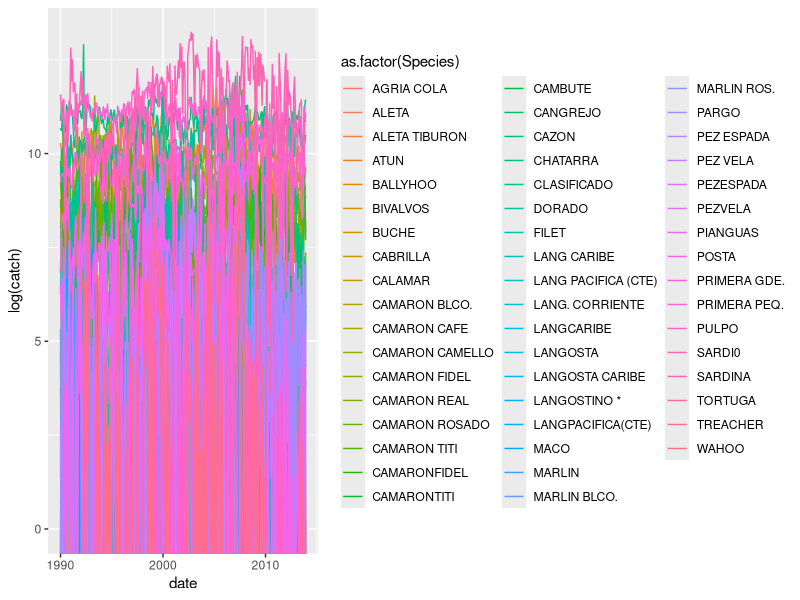
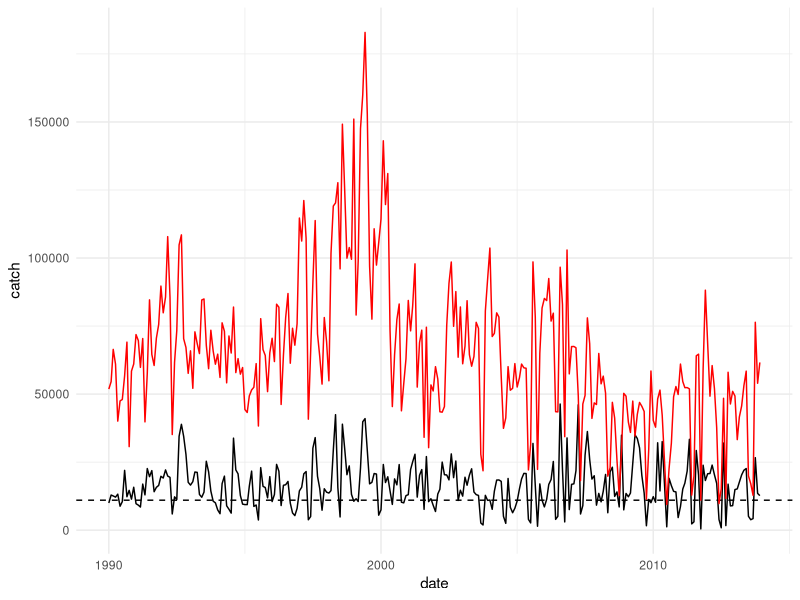
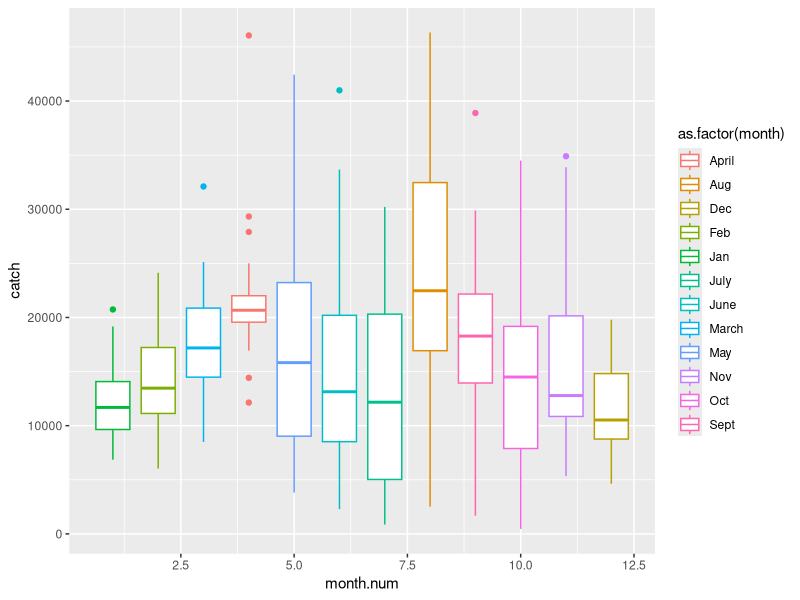
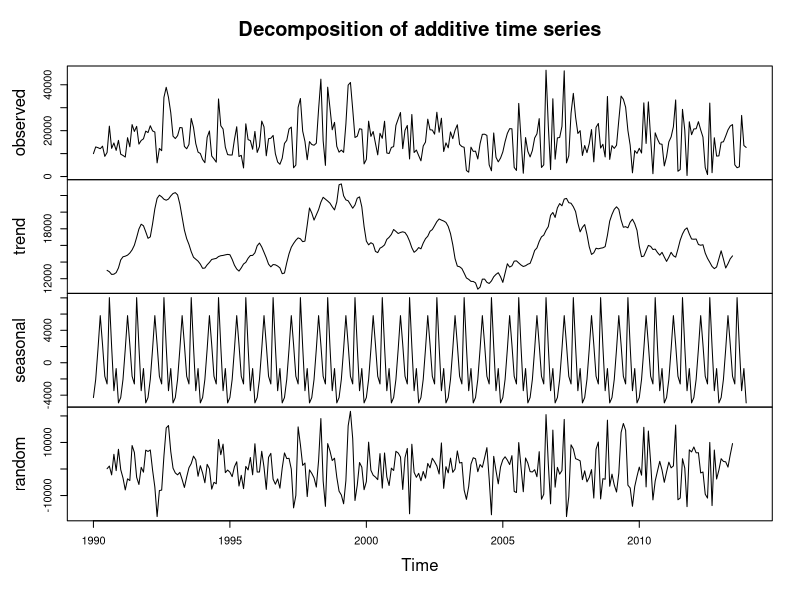

Write the R code that produced these figures, in order.
## ---- chunk 1
knitr::opts_chunk$set(echo = TRUE)

#setwd('..')

library(dplyr)
library(tidyr)
library(ggplot2)
## ---- chunk 2

d1=read.csv('./data/incopesca_catch.csv') %>%
  filter(Region=="Golfo de Nicoya") 

#reads in the clean data and filters out data for Gulf of Nicoya
## ---- chunk 3

d.GN.month= d1[3:16] %>%
              gather('month','catch',Jan:Dec)

#selects only the year, species and catch data then transforms into long format

look.up=data.frame(month=unique(d.GN.month$month), month.num=seq(1,12))
look.up$month=as.character(look.up$month)

#creates a look-up table to translate character months "Jan" into numeric "1"

d.GN.month= left_join(d.GN.month, look.up, by = "month")
d.GN.month$day=1

#joins the numeric month values to the dataframe by match month name to number value
#add arbitray day to date to make plotting easier

x=paste(d.GN.month$day, d.GN.month$month.num, d.GN.month$Year, sep = "-")
#this will become our date  column

d.GN.month$date=as.Date(x, format="%d-%m-%Y" )
#creates column "dates""  as class "Date" - this is just to make plotting easier

## ---- chunk 4
#A plot of all the species - this is a bit horrible to look at
quartz()
ggplot(data=d.GN.month, aes(x= date, y=log(catch), col=as.factor(Species)))+
  geom_line()
## ---- chunk 5
#plot of only Primera Grande 
#dashed line is the mean

PG=ggplot(subset(d.GN.month, d.GN.month$Species=="PRIMERA GDE."), aes(x= date, y=catch))+
  geom_line()+
  geom_hline(data=subset(d.GN.month, d.GN.month$Species=="PRIMERA GDE."), yintercept = mean(d.GN.month$catch), lty=2)+
  theme_minimal()

PG+geom_line(data=subset(d.GN.month, d.GN.month$Species=="PRIMERA PEQ."), aes(x= date, y=catch), col="red")
  
## ---- chunk 6
ggplot(subset(d.GN.month, d.GN.month$Species=="PRIMERA GDE."), aes(x= month.num, y=catch,col=as.factor(month)))+
  geom_boxplot()

## ---- chunk 7
d.PrimG = subset(d.GN.month, d.GN.month$Species=="PRIMERA GDE.") %>%
          arrange( date)

library(forecast)

PrimeraGrandeTS = ts(d.PrimG$catch, frequency= 12, start=c(1990,1))

decompPG.catch = decompose(PrimeraGrandeTS)
plot(decompPG.catch)

